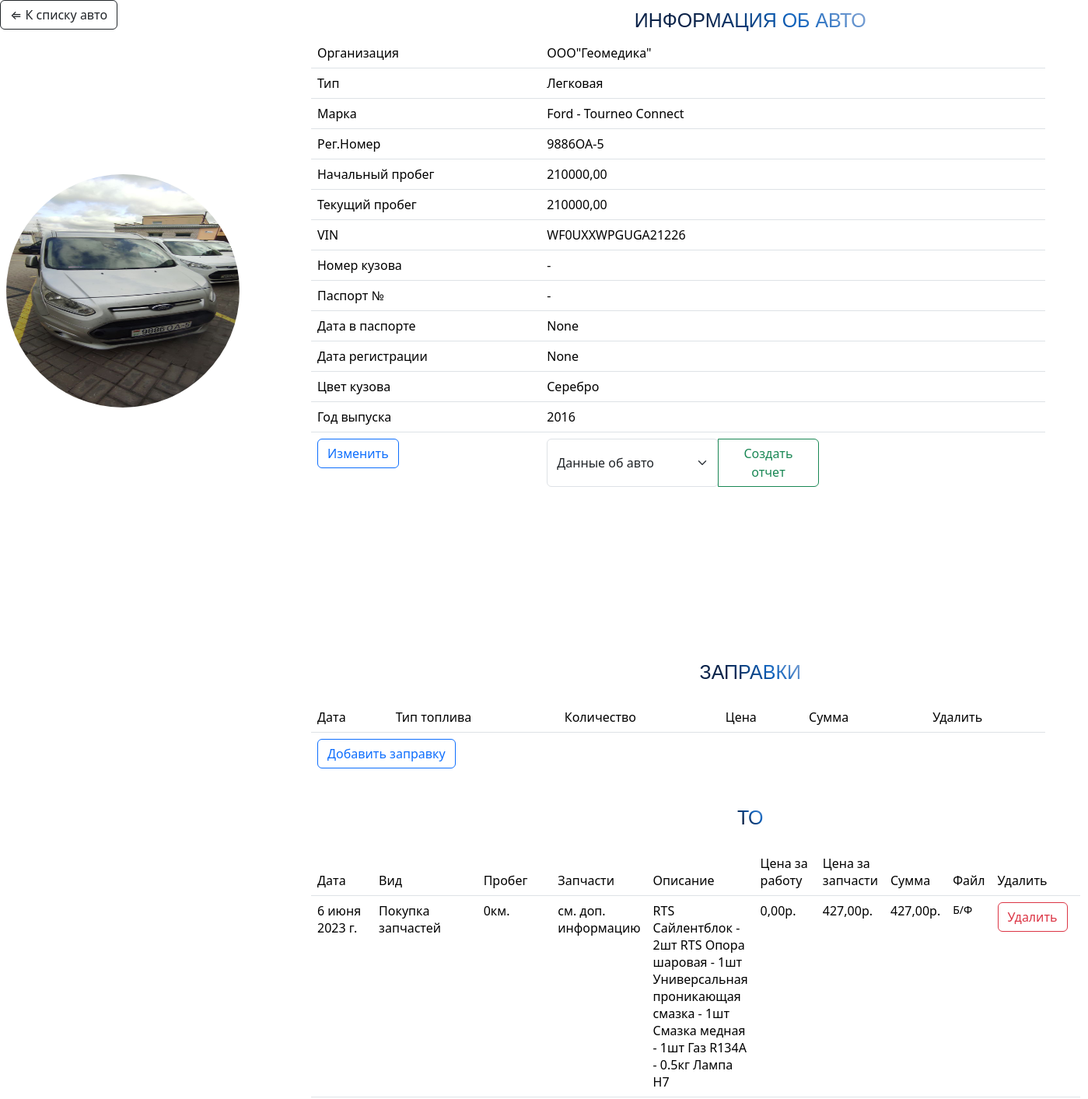
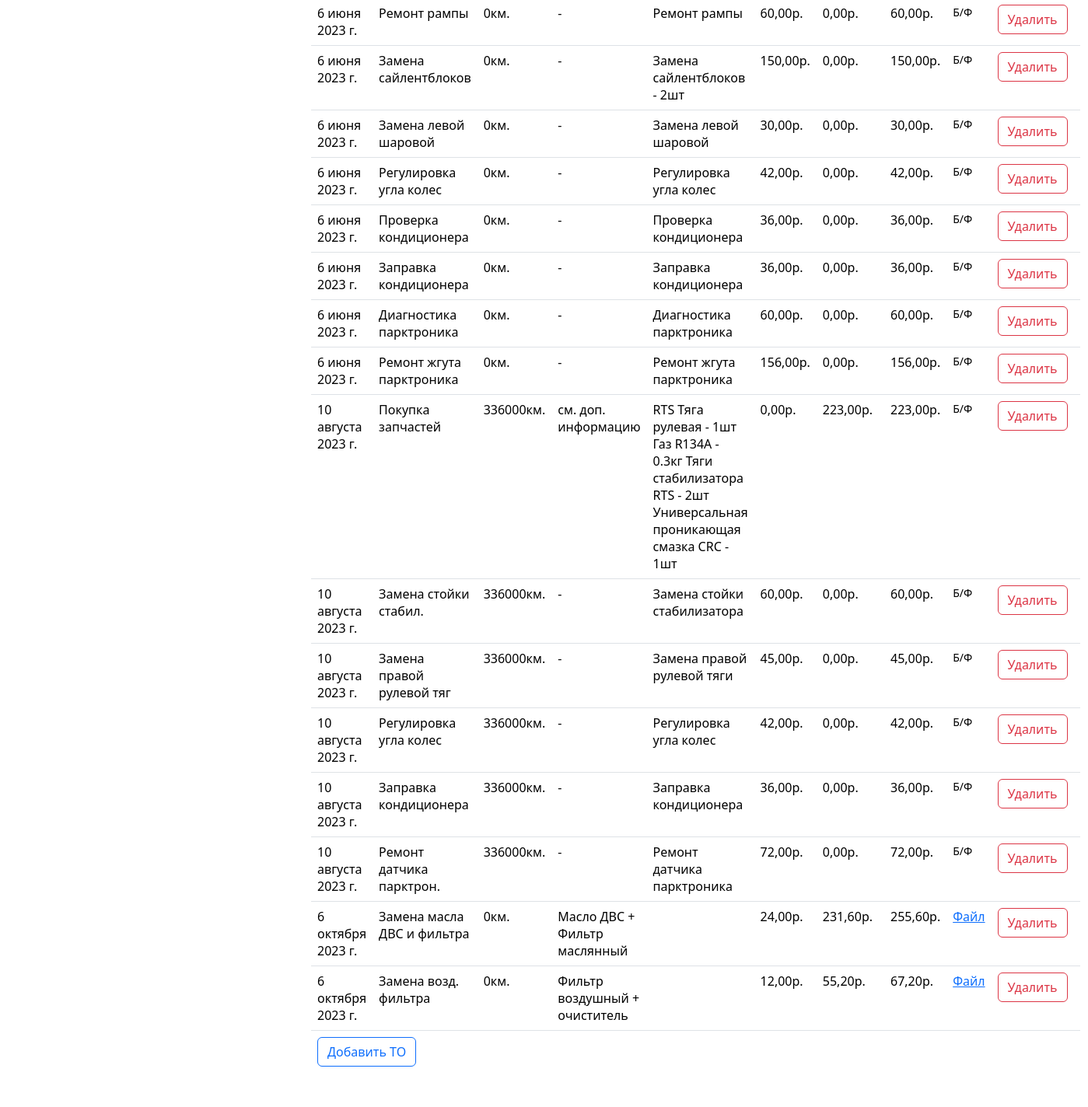
The app's page /car/2/ with its own data (2 pictures, top to bottom).
### Park/models.py (models this page shows, shortened)
class Car(models.Model):
    CLS = (
        ('Легковая', 'Легковая'),
        ('Грузовая', 'Грузовая'),
        ('Прицеп', 'Прицеп'),
    )
    id = models.IntegerField(editable=False, blank=False, null=False, primary_key=True, auto_created=True)
    photo = models.ImageField(blank=True, upload_to='media/car_photo')
    organization = models.ForeignKey(Organisation, blank=True, on_delete=models.CASCADE)
    type = models.CharField(choices=CLS, max_length=250, blank=True)
    mark = models.ForeignKey(CarMark, blank=True, on_delete=models.CASCADE)
    registration_number = models.CharField(max_length=8, blank=True)
    start_mileage = models.DecimalField(max_digits=15, decimal_places=2, blank=True)
    current_mileage = models.DecimalField(max_digits=15, decimal_places=2,null=True, blank=True)
    VIN = models.CharField(max_length=30, blank=True, null=True)
    board_number = models.CharField(max_length=30, blank=True, null=True)
    passport_number = models.CharField(max_length=30, blank=True, null=True)
    pasport_date = models.DateField(blank=True, null=True)
    registration_date = models.DateField(blank=True, null=True)
    board_color = models.CharField(max_length=15, blank=True)
    year = models.IntegerField(blank=True, null=True)

class Organisation(models.Model):
    FORMS = (
        ('ООО', 'ООО'),
        ('ОAО', 'ОAО'),
        ('ИП', 'ИП'),
        ('ЧП', 'ЧП'),
        ('АКБ', 'АКБ'),
        ('ЗАО', 'ЗАО'),
        ('НПО', 'НПО'),
        ('НПП', 'НПП'),
        ('ТОО', 'ТОО'),
        ('ГУП', 'ГУП'),
    )
    ACTIVE = (
        ('Да', 'Да'),
        ('Нет', 'Нет'),
    )
    name = models.CharField(max_length=250)
    form = models.CharField(choices=FORMS, max_length=250, blank=True)
    active = models.CharField(choices=ACTIVE, max_length=250, blank=True)
    def __str__(self):
        return self.form + '"' + self.name + '"'

class CarMark(models.Model):
    name = models.CharField(max_length=250, blank=True)
    model = models.CharField(max_length=250, blank=True)
    def __str__(self):
        return self.name + ' - ' + str(self.model)

class Maintenance(models.Model):
    Car_m = models.ForeignKey(Car, blank=True, on_delete=models.CASCADE)
    date_m = models.DateField(blank=True)
    type_m = models.CharField(max_length=50, blank=True)
    millage = models.IntegerField(blank=True)
    spare_parts = models.CharField(max_length=250, blank=True)
    description = models.CharField(max_length=1500, blank=True)
    price_of_work = models.DecimalField(max_digits=10, decimal_places=2, blank=True)
    price_of_spare_parts = models.DecimalField(max_digits=10, decimal_places=2, blank=True)
    summ = models.DecimalField(editable=False,max_digits=10, decimal_places=2, blank=True)
    file = models.FileField(upload_to='media/files', blank=True, null=True)

### Park/views.py (the view)
# urls.py: path('car/<int:pk>/', CarDetailView.as_view(), name='car_info'),
class CarDetailView(DetailView):
    model = Car
    template_name = 'car_info.html'
    context_object_name = 'car_inf'
    def get_context_data(self, **kwargs):
        context = super().get_context_data(**kwargs)
        context["gas"] = Gas.objects.filter(Car_g=self.object.id)
        context['maintance'] = Maintenance.objects.filter(Car_m=self.object.id)
        return context

### templates/car_info.html (shortened to what this page needs)
{% load static %}
{% load bootstrap5 %}
{% bootstrap_css %}
<!DOCTYPE html>
<html lang="en">
<head>
</head>
<body style="width: 45%; max-width: 1920px; position: relative">
<form action="{% url 'listofcars' %}">
    <div style=" bottom: 55px;">
        <button type="submit" class="btn btn-outline-dark">⇐ К списку авто</button>
    </div>
</form>
<div>
    <p style="bottom: 50px;left: 650px; position: relative" class="gradient-text">Информация об авто</p>
    <table style=" border-color: transparent; width: 100px" class="table">
        <tbody>
            <tr>
                {% if car_inf.photo.url != '' %}
                    <td onclick="window.location.href='{{ car_inf.photo.url }}'; return false" style="position: relative;  top:100px"><img style="border-radius: 200px;position: relative;margin: 0; padding: 0" width="300" height="300" src="{{ car_inf.photo.url }}" alt=""></td>
                {% else %}
                    <td onclick="window.location.href='{% static '../media/car_photo/nofoto.jpg' %}'; return false" style="position: relative;  top:100px"><img style="border-radius: 200px;position: relative;margin: 0; padding: 0" width="300" height="300" src="/media/car_photo/nofoto.jpg" alt=""></td>
                {% endif %}
            </tr>
        </tbody>
    </table>
</div>
<table style="width: 150%;position: relative; bottom: 400px; left: 400px" class="table">
    <tbody>
        <tr>
            <td>Организация</td>
            <td>{{ car_inf.organization }}</td>
        </tr>
        <tr>
            <td>Тип</td>
            <td>{{ car_inf.type }}</td>
        </tr>
        <tr>
            <td>Марка</td>
            <td>{{ car_inf.mark }}</td>
        </tr>
        <tr>
            <td>Рег.Номер</td>
            <td>{{ car_inf.registration_number }}</td>
        </tr>
        <tr>
            <td>Начальный пробег</td>
            <td>{{ car_inf.start_mileage }}</td>
        </tr>
        <tr>
            <td>Текущий пробег</td>
            <td>{{ car_inf.current_mileage }}</td>
        </tr>
        <tr>
            <td>VIN</td>
            <td>{{ car_inf.VIN }}</td>
        </tr>
        <tr>
            <td>Номер кузова</td>
            <td>{{ car_inf.board_number }}</td>
        </tr>
        <tr>
            <td>Паспорт №</td>
            <td>{{ car_inf.passport_number }}</td>
        </tr>
        <tr>
            <td>Дата в паспорте</td>
            <td>{{ car_inf.pasport_date }}</td>
        </tr>
        <tr>
            <td>Дата регистрации</td>
            <td>{{ car_inf.registration_date }}</td>
        </tr>
        <tr>
            <td>Цвет кузова</td>
            <td>{{ car_inf.board_color }}</td>
        </tr>
        <tr>
            <td>Год выпуска</td>
            <td>{{ car_inf.year }}</td>
        </tr>
        <tr style="border-color: transparent">
                <td>
                    <form action="{% url 'car_update' car_inf.id %}">
                        <button type="submit" class="btn btn-outline-primary me-2">Изменить</button>
                    </form>
                </td>
                <td colspan="2">
                    <form action="{% url 'export' car_inf.id %}" method="post" enctype="multipart/form-data">
                        <div class="btn-group" style="width: 350px">
                            <select style="" class="form-select" aria-label="Выберите цель отчета" name="select_value" id="type">
                                <option value="Car">Данные об авто</option>
                            </select>
                            <button style="width: 60%;" type="submit" class="btn btn-outline-success">Создать отчет</button>
                        </div>
                    </form>
                </td>
        </tr>
    </tbody>
</table>
<p style=" left: 650px; position: relative; bottom: 225px" class="gradient-text">Заправки</p>
{% include 'Gas_table.html' %}
<p style="left: 650px;position: relative; bottom: 225px" class="gradient-text">ТО</p>
{% include 'Maintenance_tabel.html' %}
</body>
</html>

### templates/Maintenance_tabel.html (shortened to what this page needs)
{% load static %}
<div style="position: relative; top: 25px">
        <table  style="width: 150%;position: relative; bottom: 250px; left: 400px" class="table">
	            <thead>
                <tr>
                    <td>Дата</td>
                    <td>Вид</td>
                    <td>Пробег</td>
                    <td>Запчасти</td>
                    <td>Описание</td>
                    <td>Цена за работу</td>
                    <td>Цена за запчасти</td>
                    <td>Сумма</td>
                    <td>Файл</td>
                    <td>Удалить</td>
                </tr>
                </thead>
                <tbody>
                {% for item in maintance %}
                <tr data-id="{{ item.id }}" class="companydelete">
                    <td class="non-click">{{ item.date_m }}</td>
                    <td class="non-click">{{ item.type_m }}</td>
                    <td class="non-click">{{ item.millage }}км.</td>
                    <td class="non-click">{{ item.spare_parts }}</td>
                    <td class="non-click">{{ item.description }}</td>
                    <td class="non-click">{{ item.price_of_work }}р.</td>
                    <td class="non-click">{{ item.price_of_spare_parts }}р.</td>
                    <td class="non-click">{{ item.summ }}р.</td>
                    {% if item.file.url != '' %}
                        <td class="non-click"><a href="{{ item.file.url }}">Файл</a></td>
                    {% else %}
                        <td class="non-click">
                            <p  style="font-size: 14px;"> Б/Ф</p>
                        </td>
                    {% endif %}
                    <td>
                        <button class="btn btn-outline-danger me-2" type="submit">Удалить</button>
                    </td>
                </tr>
                {% endfor %}
                <tr style="border-bottom: transparent">
                    <td colspan="5">
                        <form action="{% url 'add_m' %}">
                            <button type="submit" class="btn btn-outline-primary me-2">Добавить ТО</button>
                        </form>
                    </td>
                </tr>
            </tbody>
        </table>
    </div>

### templates/car_info.html (style rules this page uses)
tr { width: 80%; max-width: 1920px; }

### templates/Gas_table.html (style rules this page uses)
.gradient-text { font-family: 'Rubik One', sans-serif; font-size: 25px; text-transform: uppercase; background: linear-gradient(45deg, #0B2349 33%, #0D61BC 66%, #8AA9D6); -webkit-background-clip: text; -webkit-text-fill-color: transparent; color: #0B2349; display: table; margin: 20px auto; text-align: center; }

### records on screen
Car: photo (picture), organization "ООО\"Геомедика\"", type "Легковая", mark "Ford - Tourneo Connect", registration_number "9886OA-5", start_mileage "210000,00", current_mileage "210000,00", VIN "WF0UXXWPGUGA21226", board_number "-", passport_number "-", pasport_date "None", registration_date "None", board_color "Серебро", year "2016"
Maintenance: date_m "6 июня 2023 г.", type_m "Покупка запчастей", millage "0", spare_parts "см. доп. информацию", description "RTS Сайлентблок - 2шт RTS Опора шаровая - 1шт Универсальная проникающая смазка - 1шт Смазка медная - 1шт Газ R134A - 0.5кг Лампа H7", price_of_work "0,00", price_of_spare_parts "427,00", summ "427,00", file "Б/Ф"
Maintenance: date_m "6 июня 2023 г.", type_m "Ремонт рампы", millage "0", spare_parts "-", description "Ремонт рампы", price_of_work "60,00", price_of_spare_parts "0,00", summ "60,00", file "Б/Ф"
Maintenance: date_m "6 июня 2023 г.", type_m "Замена сайлентблоков", millage "0", spare_parts "-", description "Замена сайлентблоков - 2шт", price_of_work "150,00", price_of_spare_parts "0,00", summ "150,00", file "Б/Ф"
Maintenance: date_m "6 июня 2023 г.", type_m "Замена левой шаровой", millage "0", spare_parts "-", description "Замена левой шаровой", price_of_work "30,00", price_of_spare_parts "0,00", summ "30,00", file "Б/Ф"
Maintenance: date_m "6 июня 2023 г.", type_m "Регулировка угла колес", millage "0", spare_parts "-", description "Регулировка угла колес", price_of_work "42,00", price_of_spare_parts "0,00", summ "42,00", file "Б/Ф"
Maintenance: date_m "6 июня 2023 г.", type_m "Проверка кондиционера", millage "0", spare_parts "-", description "Проверка кондиционера", price_of_work "36,00", price_of_spare_parts "0,00", summ "36,00", file "Б/Ф"
Maintenance: date_m "6 июня 2023 г.", type_m "Заправка кондиционера", millage "0", spare_parts "-", description "Заправка кондиционера", price_of_work "36,00", price_of_spare_parts "0,00", summ "36,00", file "Б/Ф"
Maintenance: date_m "6 июня 2023 г.", type_m "Диагностика парктроника", millage "0", spare_parts "-", description "Диагностика парктроника", price_of_work "60,00", price_of_spare_parts "0,00", summ "60,00", file "Б/Ф"
Maintenance: date_m "6 июня 2023 г.", type_m "Ремонт жгута парктроника", millage "0", spare_parts "-", description "Ремонт жгута парктроника", price_of_work "156,00", price_of_spare_parts "0,00", summ "156,00", file "Б/Ф"
Maintenance: date_m "10 августа 2023 г.", type_m "Покупка запчастей", millage "336000", spare_parts "см. доп. информацию", description "RTS Тяга рулевая - 1шт Газ R134A - 0.3кг Тяги стабилизатора RTS - 2шт Универсальная проникающая смазка CRC - 1шт", price_of_work "0,00", price_of_spare_parts "223,00", summ "223,00", file "Б/Ф"
Maintenance: date_m "10 августа 2023 г.", type_m "Замена стойки стабил.", millage "336000", spare_parts "-", description "Замена стойки стабилизатора", price_of_work "60,00", price_of_spare_parts "0,00", summ "60,00", file "Б/Ф"
Maintenance: date_m "10 августа 2023 г.", type_m "Замена правой рулевой тяг", millage "336000", spare_parts "-", description "Замена правой рулевой тяги", price_of_work "45,00", price_of_spare_parts "0,00", summ "45,00", file "Б/Ф"
Maintenance: date_m "10 августа 2023 г.", type_m "Регулировка угла колес", millage "336000", spare_parts "-", description "Регулировка угла колес", price_of_work "42,00", price_of_spare_parts "0,00", summ "42,00", file "Б/Ф"
Maintenance: date_m "10 августа 2023 г.", type_m "Заправка кондиционера", millage "336000", spare_parts "-", description "Заправка кондиционера", price_of_work "36,00", price_of_spare_parts "0,00", summ "36,00", file "Б/Ф"
Maintenance: date_m "10 августа 2023 г.", type_m "Ремонт датчика парктрон.", millage "336000", spare_parts "-", description "Ремонт датчика парктроника", price_of_work "72,00", price_of_spare_parts "0,00", summ "72,00", file "Б/Ф"
Maintenance: date_m "6 октября 2023 г.", type_m "Замена масла ДВС и фильтра", millage "0", spare_parts "Масло ДВС + Фильтр маслянный", price_of_work "24,00", price_of_spare_parts "231,60", summ "255,60"
Maintenance: date_m "6 октября 2023 г.", type_m "Замена возд. фильтра", millage "0", spare_parts "Фильтр воздушный + очиститель", price_of_work "12,00", price_of_spare_parts "55,20", summ "67,20"
